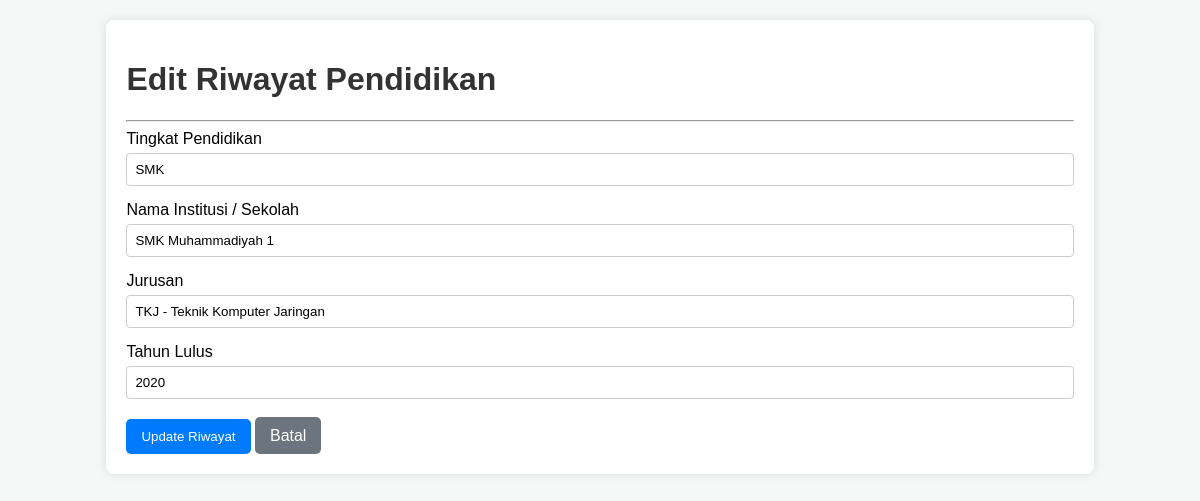
The app's page /admin/edit_pendidikan.php?id=1 (signed in) with its own data.
### tables this page shows
CREATE TABLE `riwayat_pendidikan` (
  `id` int(11) NOT NULL,
  `id_pegawai` int(11) NOT NULL,
  `tingkat_pendidikan` varchar(50) NOT NULL,
  `nama_institusi` varchar(150) NOT NULL,
  `jurusan` varchar(100) DEFAULT NULL,
  `tahun_lulus` varchar(4) NOT NULL
);

### admin/edit_pendidikan.php (the view, shortened to what this page needs)
<?php
include '../koneksi.php';
$id_pendidikan = $_GET['id'];
$id_pegawai = $_GET['id_pegawai'];
$query_select = "SELECT * FROM riwayat_pendidikan WHERE id = $id_pendidikan";
$result_select = mysqli_query($koneksi, $query_select);
$pendidikan = mysqli_fetch_assoc($result_select);
?>
<!DOCTYPE html>
<html>
<head>
</head>
<body>
    <div class="container">
        <h1>Edit Riwayat Pendidikan</h1>
        <hr>
        <form action="" method="POST">
            <div class="form-group">
                <label>Tingkat Pendidikan</label>
                <input type="text" name="tingkat_pendidikan" value="<?php echo htmlspecialchars($pendidikan['tingkat_pendidikan']); ?>" required>
            </div>
            <div class="form-group">
                <label>Nama Institusi / Sekolah</label>
                <input type="text" name="nama_institusi" value="<?php echo htmlspecialchars($pendidikan['nama_institusi']); ?>" required>
            </div>
            <div class="form-group">
                <label>Jurusan</label>
                <input type="text" name="jurusan" value="<?php echo htmlspecialchars($pendidikan['jurusan']); ?>">
            </div>
            <div class="form-group">
                <label>Tahun Lulus</label>
                <input type="text" name="tahun_lulus" value="<?php echo htmlspecialchars($pendidikan['tahun_lulus']); ?>" required>
            </div>
            <div class="btn-group">
                <button type="submit" class="btn btn-primary">Update Riwayat</button>
                <a href="detail_pegawai.php?id=<?php echo $id_pegawai; ?>" class="btn btn-secondary">Batal</a>
            </div>
        </form>
    </div>
</body>
</html>

### admin/edit_pendidikan.php (style rules this page uses)
body { font-family: sans-serif; background-color: #f4f7f6; }
.container { width: 80%; margin: 20px auto; background-color: white; padding: 20px; border-radius: 8px; box-shadow: 0 0 10px rgba(0,0,0,0.1); }
h1 { color: #333; }
.form-group { margin-bottom: 15px; }
.form-group label { display: block; margin-bottom: 5px; }
.form-group input { width: 100%; padding: 8px; box-sizing: border-box; border: 1px solid #ccc; border-radius: 4px; }
.btn-group { margin-top: 20px; }
.btn { padding: 10px 15px; text-decoration: none; border-radius: 5px; border: none; cursor: pointer; }
.btn-primary { background-color: #007bff; color: white; }
.btn-secondary { background-color: #6c757d; color: white; }

### records on screen
riwayat_pendidikan: tingkat_pendidikan "SMK", nama_institusi "SMK Muhammadiyah 1", jurusan "TKJ - Teknik Komputer Jaringan", tahun_lulus "2020"
